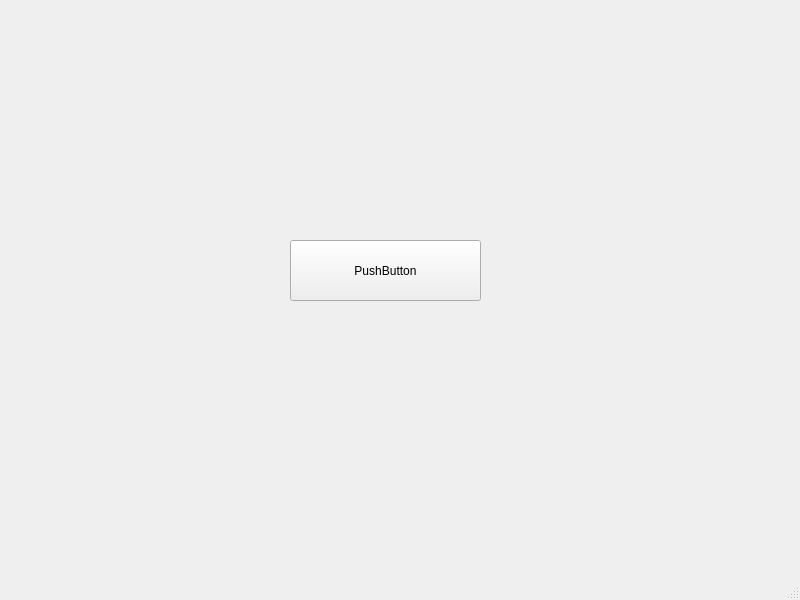
<?xml version="1.0" encoding="UTF-8"?>
<ui version="4.0">
 <class>MainWindow</class>
 <widget class="QMainWindow" name="MainWindow">
  <property name="geometry">
   <rect>
    <x>0</x>
    <y>0</y>
    <width>800</width>
    <height>600</height>
   </rect>
  </property>
  <property name="windowTitle">
   <string>MainWindow</string>
  </property>
  <widget class="QWidget" name="centralwidget">
   <widget class="QPushButton" name="pushButton">
    <property name="geometry">
     <rect>
      <x>290</x>
      <y>240</y>
      <width>191</width>
      <height>61</height>
     </rect>
    </property>
    <property name="text">
     <string>PushButton</string>
    </property>
   </widget>
  </widget>
  <widget class="QMenuBar" name="menubar">
   <property name="geometry">
    <rect>
     <x>0</x>
     <y>0</y>
     <width>800</width>
     <height>21</height>
    </rect>
   </property>
  </widget>
  <widget class="QStatusBar" name="statusbar"/>
 </widget>
 <resources/>
 <connections/>
</ui>
